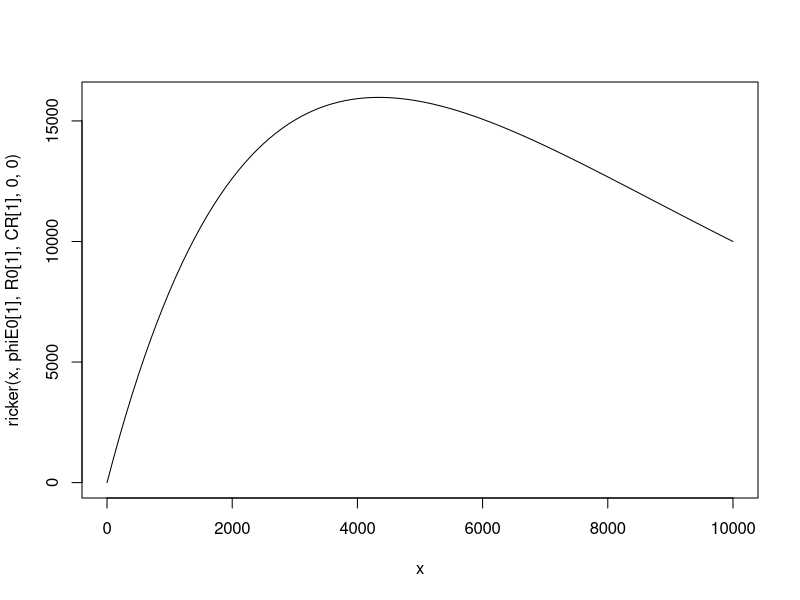
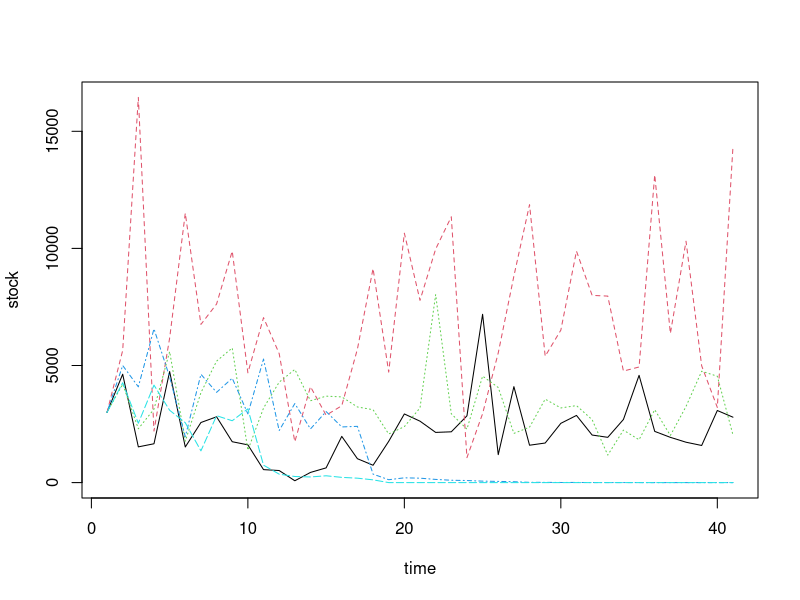
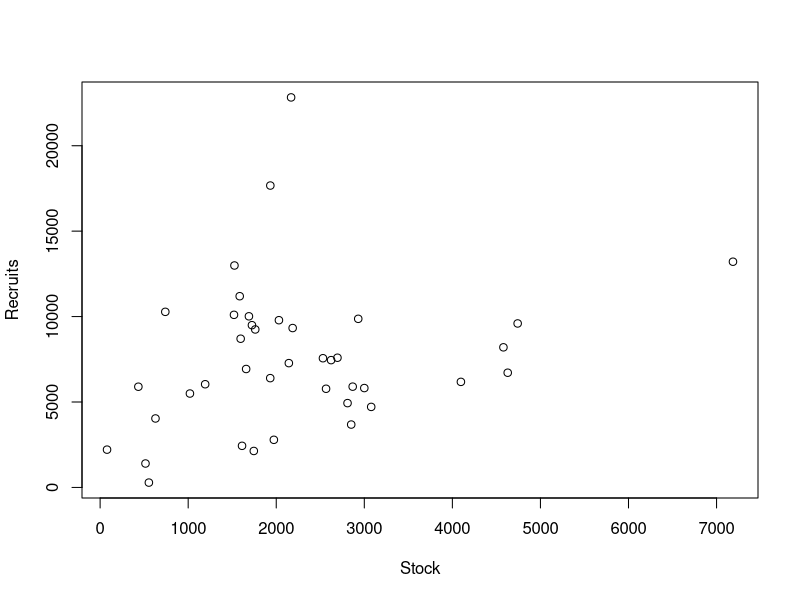
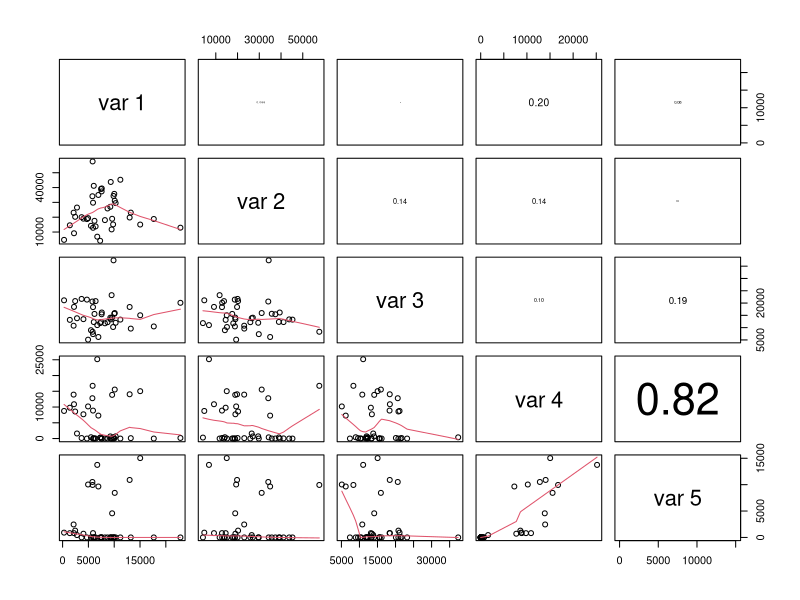
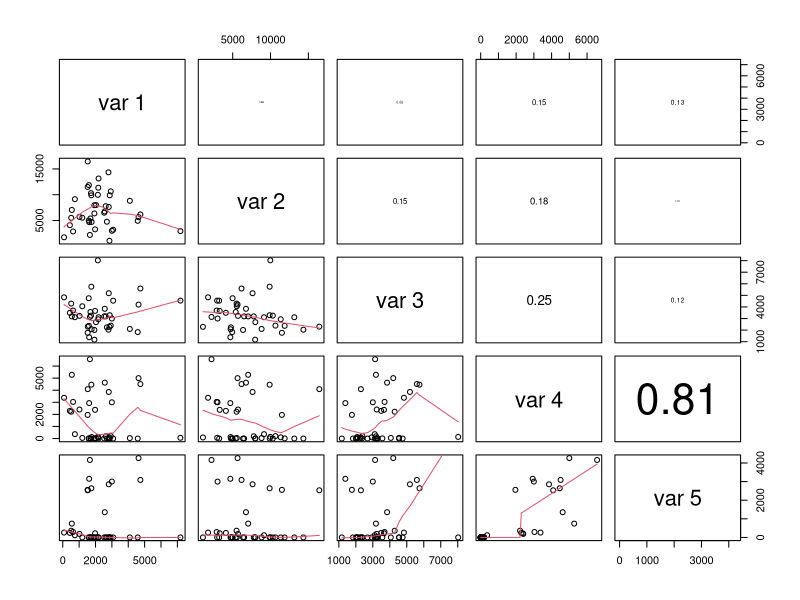
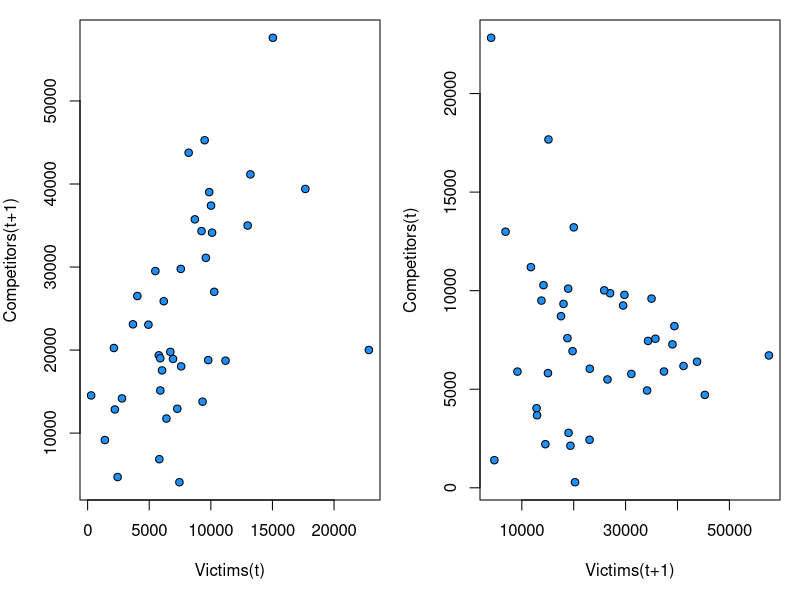
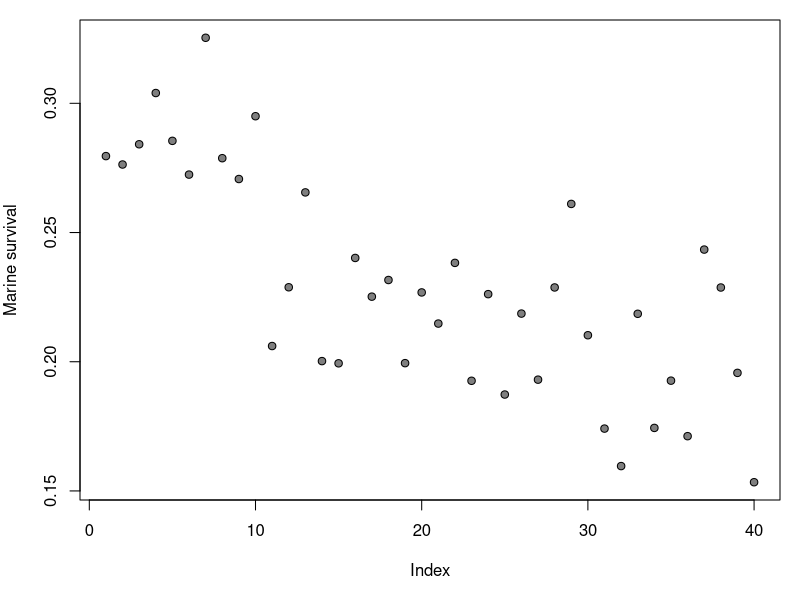

Write the R code that produced these figures, in order.
rm(list=ls(all=T))

get_beta <- function(mean,cv) #function that returns the alpha and beta shape parameters of a beta distribution, based on the mean and variation of a given beta distribution
{
  sd <- mean*cv
  alpha <- -((mean*(mean^2+sd^2-mean))/sd^2)
  beta <- alpha/mean-alpha
  return(list(alpha=alpha,beta=beta))
}

panel.cor <- function(x, y, digits = 2, prefix = "", cex.cor, ...)
{
  usr <- par("usr"); on.exit(par(usr))
  par(usr = c(0, 1, 0, 1))
  r <- abs(cor(x, y))
  txt <- format(c(r, 0.123456789), digits = digits)[1]
  txt <- paste0(prefix, txt)
  if(missing(cex.cor)) cex.cor <- 0.8/strwidth(txt)
  text(0.5, 0.5, txt, cex = cex.cor * r)
}

ricker <- function(stock,phiE0,R0,CR,beta,comp)
{
  a <- CR/phiE0
  b <- log(CR)/((R0+sum(beta*comp))*phiE0)
  recruits <- a*stock*exp(-b*stock)
  return(recruits)
}

ricker_lin <- function(stock,a,b,alpha,beta,comp,t)
{
  la_t <- log(a)+alpha*t
  b_t <- b+sum(beta*comp)
  recruits <- exp(la_t)*stock*exp(-b_t*stock)
  return(recruits)
}

Nspecies <- 5
Nyears <- 40

recCV <- rep(0.4,Nspecies)
phiE0 <- rep(1,Nspecies) # equilibrium eggs per recruit
R0 <- rep(1e4,Nspecies) # equilibrium recruitment
CR <- c(10,10,10,10,10) # recruitment compensation ratio for Ricker (Forrest et al. 2010 CJFAS)
mSurv <- rep(0.3,Nspecies)
mInits <- 1/(1+exp(log((1-mSurv)/(mSurv))))
mar.CV <- rep(0.15,Nspecies)

a <- CR/phiE0
b <- log(CR)/(R0*phiE0)

alpha <- c(0,0,0,-5e-2,-1e-1) # slope in alpha through time
marTrend <- c(0,0,2e-2,0,0) # trend in 

curve(ricker(x,phiE0[1],R0[1],CR[1],0,0),from=0,to=R0[1])


competition <- matrix(0,nrow=Nspecies,ncol=Nspecies,byrow=T,dimnames=list("victims"=1:Nspecies,"competitors"=1:Nspecies))
competition[1,2] <- 1
competition[2,1] <- -1
competition[4,3] <- 0
diag(competition) <- 0

competition <- competition
beta <- competition*1e-8 # scale competition coefficients for b

stock <- matrix(NA,ncol=Nspecies,nrow=Nyears+1)
recruits <- matrix(NA,ncol=Nspecies,nrow=Nyears+1)

stock[1,] <- R0*mSurv
recruits[1,] <- sapply(1:Nspecies,function(x){ricker_lin("stock"=stock[1,x],"a"=a[x],"b"=b[x],"alpha"=0,"beta"=rep(0,Nspecies),"comp"=rep(1,Nspecies),"t"=1)})

for(i in 2:(Nyears+1))
{
  # do logistic regression on marine survival
  shape <- get_beta(1/(1+exp(-log((mSurv)/(1-mSurv)) + marTrend*(i-1))),mar.CV)
  mSurv.noise <- rbeta(Nspecies,shape$alpha,shape$beta)
  stock[i,] <- recruits[i-1,]*mSurv.noise
  #mnRec <- sapply(1:Nspecies,function(x){ricker("stock"=stock[i,x],"phiE0"=phiE0[x],"R0"=R0[x],"CR"=CR[x],"beta"=competition[x,],"comp"=recruits[i-1,])})
  
  mnRec <- sapply(1:Nspecies,function(x){ricker_lin("stock"=stock[i,x],"a"=a[x],"b"=b[x],"alpha"=alpha[x],"beta"=beta[x,],"comp"=recruits[i-1,],"t"=i)})
  
  recruits[i,] <- pmax(0.1,rnorm(Nspecies,mean=mnRec,sd=mnRec*recCV))
}

species <- 2
c(R0[species],R0[species]+sum(competition[species,]*stock[i,]))

matplot(1:(Nyears+1),stock,type="l",xlab="time")
plot(stock[1:Nyears,1],recruits[2:(Nyears+1),1],xlab="Stock",ylab="Recruits")

pairs(recruits,upper.panel=panel.cor,lower.panel=panel.smooth)
pairs(stock,upper.panel=panel.cor,lower.panel=panel.smooth)

layout(matrix(1:2,ncol=2))
par(mar=c(5,4,1,1))
plot(recruits[1:Nyears,1],recruits[2:(Nyears+1),2],xlab="Victims(t)",ylab="Competitors(t+1)",pch=21,bg="dodgerblue")
plot(recruits[1:Nyears,2],recruits[2:(Nyears+1),1],ylab="Competitors(t)",xlab="Victims(t+1)",pch=21,bg="dodgerblue")

layout(matrix(1))
plot(stock[2:(Nyears+1),3]/recruits[1:Nyears,3],ylab="Marine survival",pch=21,bg="grey50")

# model degrees of freedom
df <- sum(length(a),length(b),length(alpha),length(beta)-length(diag(beta)),length(mSurv),Nspecies) # number of parameters including variance terms
length(recruits)/df

stockRec <- list("stock"=stock,"recruits"=recruits,"obsRec"=recruits,"obsStock"=stock,"Nyears"=nrow(recruits),"Nspecies"=ncol(recruits))

saveRDS(stockRec,"stockRec.rds")
